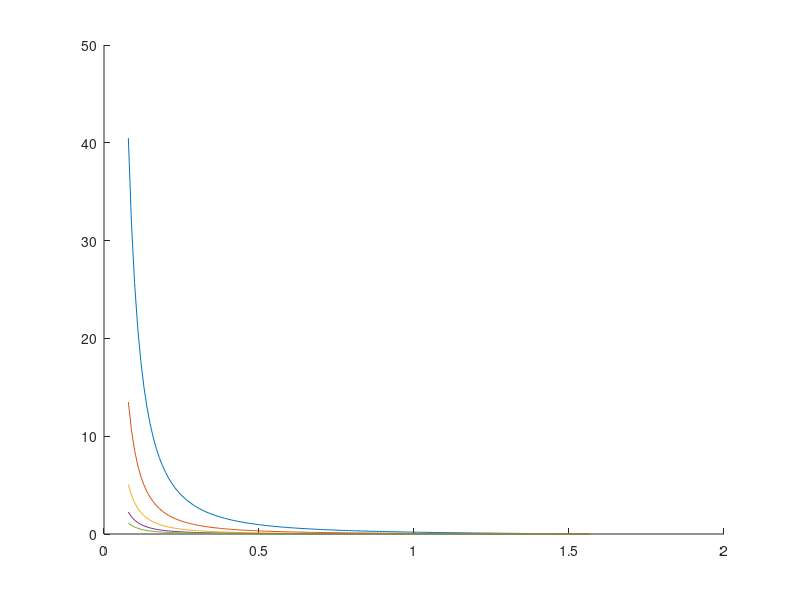

Source code (MATLAB):
% % % % % % % % % % % % % % % % % % % % % % % % % % % % % % % % % % % % % % 
% This is the main shell script for ASEN 5218 Homework #2. It facilitates
% running the problems in the homework. To check this homework, the only 
% thing that is required is to run this script.
% % % % % % % % % % % % % % % % % % % % % % % % % % % % % % % % % % % % % %
clear
close all

% Question 1 & 2 are derivations

figure
hold on
theta = pi/40:.01:pi/2;
for n = 2:1:6
    temp = (sin(pi/n)^2*cos(theta)) ./ ((n^2*cos(pi/2-theta).^2));
    plot(theta,temp)
end


% Question 3
% Looking to plot the linear density of both truss designs
E = 110e9; %Pa
rho = 1500; %kg/m^3
thickness_min = 0.5e-3; %m
num_longerons = [3 6 12];
radius = [0.1 0.3 1]; %m
loadP_min = 10; %N
loadP_max = 10000; %N


% Question 4 is a derivation

% Question 5
